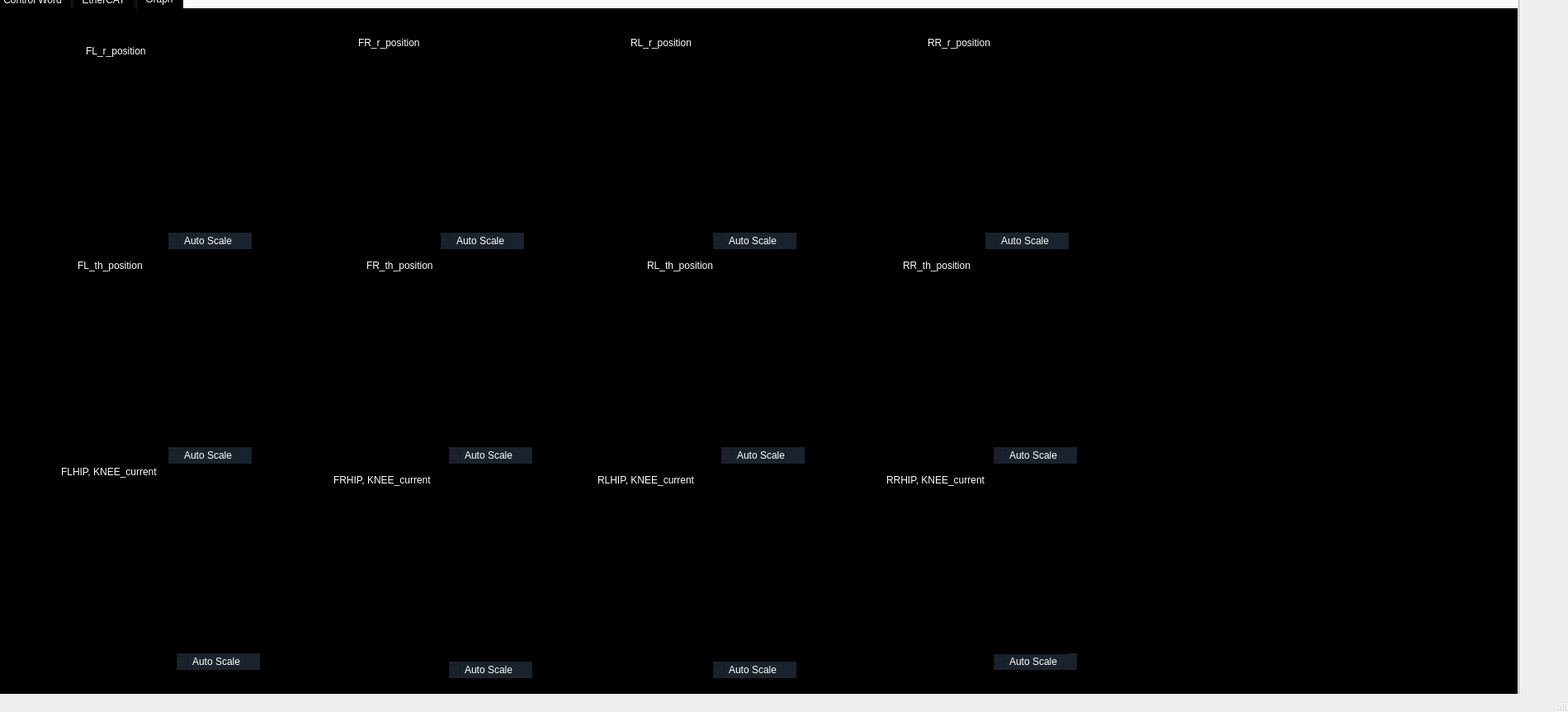
<?xml version="1.0" encoding="UTF-8"?>
<ui version="4.0">
 <class>MainWindow</class>
 <widget class="QMainWindow" name="MainWindow">
  <property name="geometry">
   <rect>
    <x>0</x>
    <y>0</y>
    <width>1900</width>
    <height>863</height>
   </rect>
  </property>
  <property name="windowTitle">
   <string>MainWindow</string>
  </property>
  <widget class="QWidget" name="centralwidget">
   <widget class="QTabWidget" name="tabWidget">
    <property name="enabled">
     <bool>true</bool>
    </property>
    <property name="geometry">
     <rect>
      <x>-30</x>
      <y>-150</y>
      <width>1871</width>
      <height>1131</height>
     </rect>
    </property>
    <property name="currentIndex">
     <number>0</number>
    </property>
    <property name="usesScrollButtons">
     <bool>true</bool>
    </property>
    <widget class="QWidget" name="initialize">
     <attribute name="title">
      <string>INITIALIZE</string>
     </attribute>
     <widget class="QCheckBox" name="checkBox">
      <property name="geometry">
       <rect>
        <x>40</x>
        <y>100</y>
        <width>151</width>
        <height>20</height>
       </rect>
      </property>
      <property name="font">
       <font>
        <pointsize>14</pointsize>
       </font>
      </property>
      <property name="text">
       <string>Elmo Enabled</string>
      </property>
     </widget>
     <widget class="QCheckBox" name="checkBox_2">
      <property name="geometry">
       <rect>
        <x>40</x>
        <y>130</y>
        <width>141</width>
        <height>20</height>
       </rect>
      </property>
      <property name="font">
       <font>
        <pointsize>14</pointsize>
       </font>
      </property>
      <property name="text">
       <string>Motor angle</string>
      </property>
     </widget>
     <widget class="QCheckBox" name="checkBox_3">
      <property name="geometry">
       <rect>
        <x>40</x>
        <y>160</y>
        <width>151</width>
        <height>20</height>
       </rect>
      </property>
      <property name="font">
       <font>
        <pointsize>14</pointsize>
       </font>
      </property>
      <property name="text">
       <string>Spring angle</string>
      </property>
     </widget>
     <widget class="QCheckBox" name="checkBox_4">
      <property name="geometry">
       <rect>
        <x>40</x>
        <y>190</y>
        <width>161</width>
        <height>20</height>
       </rect>
      </property>
      <property name="font">
       <font>
        <pointsize>14</pointsize>
       </font>
      </property>
      <property name="text">
       <string>Torque sensor</string>
      </property>
     </widget>
     <widget class="QLabel" name="label">
      <property name="geometry">
       <rect>
        <x>80</x>
        <y>60</y>
        <width>91</width>
        <height>21</height>
       </rect>
      </property>
      <property name="font">
       <font>
        <pointsize>18</pointsize>
       </font>
      </property>
      <property name="text">
       <string>CHECK</string>
      </property>
     </widget>
     <widget class="QCheckBox" name="checkBox_5">
      <property name="geometry">
       <rect>
        <x>40</x>
        <y>220</y>
        <width>161</width>
        <height>20</height>
       </rect>
      </property>
      <property name="font">
       <font>
        <pointsize>14</pointsize>
       </font>
      </property>
      <property name="text">
       <string>HOMING</string>
      </property>
     </widget>
     <widget class="QCheckBox" name="checkBox_6">
      <property name="geometry">
       <rect>
        <x>40</x>
        <y>360</y>
        <width>161</width>
        <height>20</height>
       </rect>
      </property>
      <property name="font">
       <font>
        <pointsize>14</pointsize>
       </font>
      </property>
      <property name="text">
       <string>Torque</string>
      </property>
     </widget>
     <widget class="QLabel" name="label_3">
      <property name="geometry">
       <rect>
        <x>60</x>
        <y>320</y>
        <width>91</width>
        <height>21</height>
       </rect>
      </property>
      <property name="font">
       <font>
        <pointsize>18</pointsize>
       </font>
      </property>
      <property name="text">
       <string>SAFETY</string>
      </property>
     </widget>
     <widget class="QLabel" name="label_4">
      <property name="geometry">
       <rect>
        <x>750</x>
        <y>50</y>
        <width>221</width>
        <height>31</height>
       </rect>
      </property>
      <property name="minimumSize">
       <size>
        <width>0</width>
        <height>21</height>
       </size>
      </property>
      <property name="text">
       <string>&lt;html&gt;&lt;head/&gt;&lt;body&gt;&lt;p&gt;&lt;span style=&quot; font-size:16pt; font-weight:700;&quot;&gt;Mode of operation&lt;/span&gt;&lt;/p&gt;&lt;/body&gt;&lt;/html&gt;</string>
      </property>
     </widget>
     <widget class="QTabWidget" name="Control">
      <property name="geometry">
       <rect>
        <x>20</x>
        <y>110</y>
        <width>2100</width>
        <height>1800</height>
       </rect>
      </property>
      <property name="styleSheet">
       <string notr="true">background-color: rgb(0, 0, 0);

font: 12pt &quot;Times new roman&quot;;
color: white</string>
      </property>
      <property name="currentIndex">
       <number>2</number>
      </property>
      <widget class="QWidget" name="Enable">
       <property name="styleSheet">
        <string notr="true">background-color: rgb(0, 0, 0);</string>
       </property>
       <attribute name="title">
        <string>Control Word</string>
       </attribute>
       <widget class="QLabel" name="label_2">
        <property name="geometry">
         <rect>
          <x>130</x>
          <y>20</y>
          <width>91</width>
          <height>31</height>
         </rect>
        </property>
        <property name="text">
         <string>&lt;html&gt;&lt;head/&gt;&lt;body&gt;&lt;p&gt;&lt;span style=&quot; font-weight:700; font-style:italic; color:#ffffff;&quot;&gt;ControlWord&lt;/span&gt;&lt;/p&gt;&lt;/body&gt;&lt;/html&gt;</string>
        </property>
       </widget>
       <widget class="QGroupBox" name="groupBox">
        <property name="geometry">
         <rect>
          <x>30</x>
          <y>60</y>
          <width>311</width>
          <height>181</height>
         </rect>
        </property>
        <property name="styleSheet">
         <string notr="true">background-color: rgb(30, 30, 30);
</string>
        </property>
        <property name="title">
         <string/>
        </property>
        <widget class="QPushButton" name="Controlword15">
         <property name="geometry">
          <rect>
           <x>10</x>
           <y>140</y>
           <width>291</width>
           <height>22</height>
          </rect>
         </property>
         <property name="styleSheet">
          <string notr="true">background-color:rgb(0, 0, 0)</string>
         </property>
         <property name="text">
          <string>5. Enable (15)</string>
         </property>
        </widget>
        <widget class="QPushButton" name="Controlword7">
         <property name="geometry">
          <rect>
           <x>10</x>
           <y>80</y>
           <width>291</width>
           <height>22</height>
          </rect>
         </property>
         <property name="styleSheet">
          <string notr="true">background-color:rgb(0, 0, 0)</string>
         </property>
         <property name="text">
          <string>3. Switch On (0b0000'0111, 0x07, 7)</string>
         </property>
        </widget>
        <widget class="QPushButton" name="Controlword6">
         <property name="geometry">
          <rect>
           <x>10</x>
           <y>50</y>
           <width>291</width>
           <height>22</height>
          </rect>
         </property>
         <property name="styleSheet">
          <string notr="true">background-color:rgb(0, 0, 0)</string>
         </property>
         <property name="text">
          <string>2. Shutdown (0b0000'0110, 0x06, 6)</string>
         </property>
        </widget>
        <widget class="QPushButton" name="Controlword14">
         <property name="geometry">
          <rect>
           <x>10</x>
           <y>110</y>
           <width>291</width>
           <height>22</height>
          </rect>
         </property>
         <property name="styleSheet">
          <string notr="true">background-color:rgb(0, 0, 0)</string>
         </property>
         <property name="text">
          <string>4. Shutdown (0b0000'1110, 0x0E, 14)</string>
         </property>
        </widget>
        <widget class="QPushButton" name="Controlword128">
         <property name="geometry">
          <rect>
           <x>10</x>
           <y>20</y>
           <width>291</width>
           <height>21</height>
          </rect>
         </property>
         <property name="styleSheet">
          <string notr="true">background-color: rgb(0, 0, 0);
</string>
         </property>
         <property name="text">
          <string>1. Disable Voltage (0b1000'0000, 0x80, 128)</string>
         </property>
        </widget>
       </widget>
       <widget class="QPushButton" name="init_encoder">
        <property name="geometry">
         <rect>
          <x>420</x>
          <y>100</y>
          <width>171</width>
          <height>71</height>
         </rect>
        </property>
        <property name="styleSheet">
         <string notr="true">background-color: rgb(25, 35, 45);</string>
        </property>
        <property name="text">
         <string>INIT Encoder</string>
        </property>
        <property name="checkable">
         <bool>false</bool>
        </property>
       </widget>
      </widget>
      <widget class="QWidget" name="EtherCAT">
       <property name="font">
        <font>
         <family>Times new roman</family>
         <pointsize>12</pointsize>
         <italic>false</italic>
         <bold>false</bold>
        </font>
       </property>
       <property name="whatsThis">
        <string>&lt;html&gt;&lt;head/&gt;&lt;body&gt;&lt;p&gt;EtherCAT&lt;/p&gt;&lt;/body&gt;&lt;/html&gt;</string>
       </property>
       <attribute name="title">
        <string>EtherCAT</string>
       </attribute>
      </widget>
      <widget class="QWidget" name="Graph">
       <property name="styleSheet">
        <string notr="true">selection-background-color:rgn(rgb(0, 0, 0));
font: 12pt &quot;Times new roman&quot;</string>
       </property>
       <attribute name="title">
        <string>Graph</string>
       </attribute>
       <widget class="QLabel" name="label_10">
        <property name="geometry">
         <rect>
          <x>770</x>
          <y>30</y>
          <width>101</width>
          <height>20</height>
         </rect>
        </property>
        <property name="text">
         <string>RL_r_position</string>
        </property>
       </widget>
       <widget class="QCustomPlot" name="RL_r_pos_plot" native="true">
        <property name="geometry">
         <rect>
          <x>680</x>
          <y>70</y>
          <width>281</width>
          <height>191</height>
         </rect>
        </property>
       </widget>
       <widget class="QCheckBox" name="RL_r_pos_autoscale">
        <property name="geometry">
         <rect>
          <x>870</x>
          <y>270</y>
          <width>101</width>
          <height>20</height>
         </rect>
        </property>
        <property name="styleSheet">
         <string notr="true">background-color: rgb(25, 35, 45);</string>
        </property>
        <property name="text">
         <string>Auto Scale</string>
        </property>
       </widget>
       <widget class="QCheckBox" name="RL_current_autoscale">
        <property name="geometry">
         <rect>
          <x>870</x>
          <y>790</y>
          <width>101</width>
          <height>20</height>
         </rect>
        </property>
        <property name="styleSheet">
         <string notr="true">background-color: rgb(25, 35, 45);</string>
        </property>
        <property name="text">
         <string>Auto Scale</string>
        </property>
       </widget>
       <widget class="QCustomPlot" name="RL_current" native="true">
        <property name="geometry">
         <rect>
          <x>690</x>
          <y>590</y>
          <width>271</width>
          <height>191</height>
         </rect>
        </property>
       </widget>
       <widget class="QLabel" name="label_15">
        <property name="geometry">
         <rect>
          <x>730</x>
          <y>560</y>
          <width>151</width>
          <height>20</height>
         </rect>
        </property>
        <property name="text">
         <string>RLHIP, KNEE_current</string>
        </property>
       </widget>
       <widget class="QCustomPlot" name="RR_r_pos_plot" native="true">
        <property name="geometry">
         <rect>
          <x>1010</x>
          <y>70</y>
          <width>281</width>
          <height>191</height>
         </rect>
        </property>
       </widget>
       <widget class="QLabel" name="label_14">
        <property name="geometry">
         <rect>
          <x>1130</x>
          <y>30</y>
          <width>101</width>
          <height>20</height>
         </rect>
        </property>
        <property name="text">
         <string>RR_r_position</string>
        </property>
       </widget>
       <widget class="QCheckBox" name="RR_r_pos_autoscale">
        <property name="geometry">
         <rect>
          <x>1200</x>
          <y>270</y>
          <width>101</width>
          <height>20</height>
         </rect>
        </property>
        <property name="styleSheet">
         <string notr="true">background-color: rgb(25, 35, 45);</string>
        </property>
        <property name="text">
         <string>Auto Scale</string>
        </property>
       </widget>
       <widget class="QCustomPlot" name="FL_r_pos_plot" native="true">
        <property name="geometry">
         <rect>
          <x>20</x>
          <y>70</y>
          <width>281</width>
          <height>191</height>
         </rect>
        </property>
       </widget>
       <widget class="QLabel" name="label_13">
        <property name="geometry">
         <rect>
          <x>440</x>
          <y>30</y>
          <width>101</width>
          <height>20</height>
         </rect>
        </property>
        <property name="text">
         <string>FR_r_position</string>
        </property>
       </widget>
       <widget class="QCustomPlot" name="FR_r_pos_plot" native="true">
        <property name="geometry">
         <rect>
          <x>350</x>
          <y>70</y>
          <width>281</width>
          <height>191</height>
         </rect>
        </property>
        <widget class="QCustomPlot" name="FR_r_pos_plot_2" native="true">
         <property name="geometry">
          <rect>
           <x>-10</x>
           <y>0</y>
           <width>281</width>
           <height>191</height>
          </rect>
         </property>
        </widget>
       </widget>
       <widget class="QLabel" name="label_11">
        <property name="geometry">
         <rect>
          <x>110</x>
          <y>40</y>
          <width>101</width>
          <height>20</height>
         </rect>
        </property>
        <property name="text">
         <string>FL_r_position</string>
        </property>
       </widget>
       <widget class="QCheckBox" name="FL_r_pos_autoscale">
        <property name="geometry">
         <rect>
          <x>210</x>
          <y>270</y>
          <width>101</width>
          <height>20</height>
         </rect>
        </property>
        <property name="styleSheet">
         <string notr="true">background-color: rgb(25, 35, 45);</string>
        </property>
        <property name="text">
         <string>Auto Scale</string>
        </property>
       </widget>
       <widget class="QCheckBox" name="FR_r_pos_autoscale">
        <property name="geometry">
         <rect>
          <x>540</x>
          <y>270</y>
          <width>101</width>
          <height>20</height>
         </rect>
        </property>
        <property name="styleSheet">
         <string notr="true">background-color: rgb(25, 35, 45);</string>
        </property>
        <property name="text">
         <string>Auto Scale</string>
        </property>
       </widget>
       <widget class="QCheckBox" name="RL_th_pos_autoscale">
        <property name="geometry">
         <rect>
          <x>880</x>
          <y>530</y>
          <width>101</width>
          <height>20</height>
         </rect>
        </property>
        <property name="styleSheet">
         <string notr="true">background-color: rgb(25, 35, 45);</string>
        </property>
        <property name="text">
         <string>Auto Scale</string>
        </property>
       </widget>
       <widget class="QCustomPlot" name="RL_th_pos_plot" native="true">
        <property name="geometry">
         <rect>
          <x>690</x>
          <y>330</y>
          <width>281</width>
          <height>191</height>
         </rect>
        </property>
       </widget>
       <widget class="QLabel" name="label_16">
        <property name="geometry">
         <rect>
          <x>790</x>
          <y>300</y>
          <width>131</width>
          <height>20</height>
         </rect>
        </property>
        <property name="text">
         <string>RL_th_position</string>
        </property>
       </widget>
       <widget class="QCustomPlot" name="FL_th_pos_plot" native="true">
        <property name="geometry">
         <rect>
          <x>20</x>
          <y>330</y>
          <width>281</width>
          <height>191</height>
         </rect>
        </property>
       </widget>
       <widget class="QCheckBox" name="FL_th_pos_autoscale">
        <property name="geometry">
         <rect>
          <x>210</x>
          <y>530</y>
          <width>101</width>
          <height>20</height>
         </rect>
        </property>
        <property name="styleSheet">
         <string notr="true">background-color: rgb(25, 35, 45);</string>
        </property>
        <property name="text">
         <string>Auto Scale</string>
        </property>
       </widget>
       <widget class="QLabel" name="label_17">
        <property name="geometry">
         <rect>
          <x>100</x>
          <y>300</y>
          <width>101</width>
          <height>20</height>
         </rect>
        </property>
        <property name="text">
         <string>FL_th_position</string>
        </property>
       </widget>
       <widget class="QCustomPlot" name="FR_th_pos_plot" native="true">
        <property name="geometry">
         <rect>
          <x>350</x>
          <y>330</y>
          <width>291</width>
          <height>191</height>
         </rect>
        </property>
       </widget>
       <widget class="QCheckBox" name="FR_th_pos_autoscale">
        <property name="geometry">
         <rect>
          <x>550</x>
          <y>530</y>
          <width>101</width>
          <height>20</height>
         </rect>
        </property>
        <property name="styleSheet">
         <string notr="true">background-color: rgb(25, 35, 45);</string>
        </property>
        <property name="text">
         <string>Auto Scale</string>
        </property>
       </widget>
       <widget class="QLabel" name="label_18">
        <property name="geometry">
         <rect>
          <x>450</x>
          <y>300</y>
          <width>131</width>
          <height>20</height>
         </rect>
        </property>
        <property name="text">
         <string>FR_th_position</string>
        </property>
       </widget>
       <widget class="QCustomPlot" name="RR_th_pos_plot" native="true">
        <property name="geometry">
         <rect>
          <x>1020</x>
          <y>330</y>
          <width>281</width>
          <height>191</height>
         </rect>
        </property>
       </widget>
       <widget class="QLabel" name="label_19">
        <property name="geometry">
         <rect>
          <x>1100</x>
          <y>300</y>
          <width>130</width>
          <height>20</height>
         </rect>
        </property>
        <property name="text">
         <string>RR_th_position</string>
        </property>
       </widget>
       <widget class="QCheckBox" name="RR_th_pos_autoscale">
        <property name="geometry">
         <rect>
          <x>1210</x>
          <y>530</y>
          <width>101</width>
          <height>20</height>
         </rect>
        </property>
        <property name="styleSheet">
         <string notr="true">background-color: rgb(25, 35, 45);</string>
        </property>
        <property name="text">
         <string>Auto Scale</string>
        </property>
       </widget>
       <widget class="QLabel" name="label_20">
        <property name="geometry">
         <rect>
          <x>410</x>
          <y>560</y>
          <width>151</width>
          <height>20</height>
         </rect>
        </property>
        <property name="text">
         <string>FRHIP, KNEE_current</string>
        </property>
       </widget>
       <widget class="QCheckBox" name="FR_current_autoscale">
        <property name="geometry">
         <rect>
          <x>550</x>
          <y>790</y>
          <width>101</width>
          <height>20</height>
         </rect>
        </property>
        <property name="styleSheet">
         <string notr="true">background-color: rgb(25, 35, 45);</string>
        </property>
        <property name="text">
         <string>Auto Scale</string>
        </property>
       </widget>
       <widget class="QCustomPlot" name="FR_current" native="true">
        <property name="geometry">
         <rect>
          <x>360</x>
          <y>590</y>
          <width>281</width>
          <height>191</height>
         </rect>
        </property>
       </widget>
       <widget class="QLabel" name="label_21">
        <property name="geometry">
         <rect>
          <x>80</x>
          <y>550</y>
          <width>151</width>
          <height>20</height>
         </rect>
        </property>
        <property name="text">
         <string>FLHIP, KNEE_current</string>
        </property>
       </widget>
       <widget class="QCheckBox" name="FL_current_autoscale">
        <property name="geometry">
         <rect>
          <x>220</x>
          <y>780</y>
          <width>101</width>
          <height>20</height>
         </rect>
        </property>
        <property name="styleSheet">
         <string notr="true">background-color: rgb(25, 35, 45);</string>
        </property>
        <property name="text">
         <string>Auto Scale</string>
        </property>
       </widget>
       <widget class="QCustomPlot" name="FL_current" native="true">
        <property name="geometry">
         <rect>
          <x>20</x>
          <y>580</y>
          <width>291</width>
          <height>191</height>
         </rect>
        </property>
       </widget>
       <widget class="QLabel" name="label_22">
        <property name="geometry">
         <rect>
          <x>1080</x>
          <y>560</y>
          <width>151</width>
          <height>20</height>
         </rect>
        </property>
        <property name="text">
         <string>RRHIP, KNEE_current</string>
        </property>
       </widget>
       <widget class="QCheckBox" name="RR_current_autoscale">
        <property name="geometry">
         <rect>
          <x>1210</x>
          <y>780</y>
          <width>101</width>
          <height>20</height>
         </rect>
        </property>
        <property name="styleSheet">
         <string notr="true">background-color: rgb(25, 35, 45);</string>
        </property>
        <property name="text">
         <string>Auto Scale</string>
        </property>
       </widget>
       <widget class="QCustomPlot" name="RR_current" native="true">
        <property name="geometry">
         <rect>
          <x>1020</x>
          <y>590</y>
          <width>281</width>
          <height>191</height>
         </rect>
        </property>
       </widget>
      </widget>
     </widget>
    </widget>
    <widget class="QWidget" name="Mode_Select">
     <attribute name="title">
      <string>MODE SELECT</string>
     </attribute>
    </widget>
   </widget>
  </widget>
  <widget class="QMenuBar" name="menubar">
   <property name="geometry">
    <rect>
     <x>0</x>
     <y>0</y>
     <width>1900</width>
     <height>19</height>
    </rect>
   </property>
  </widget>
  <widget class="QStatusBar" name="statusbar"/>
 </widget>
 <customwidgets>
  <customwidget>
   <class>QCustomPlot</class>
   <extends>QWidget</extends>
   <header location="global">qcustomplot.h</header>
   <container>1</container>
  </customwidget>
 </customwidgets>
 <resources/>
 <connections/>
</ui>
